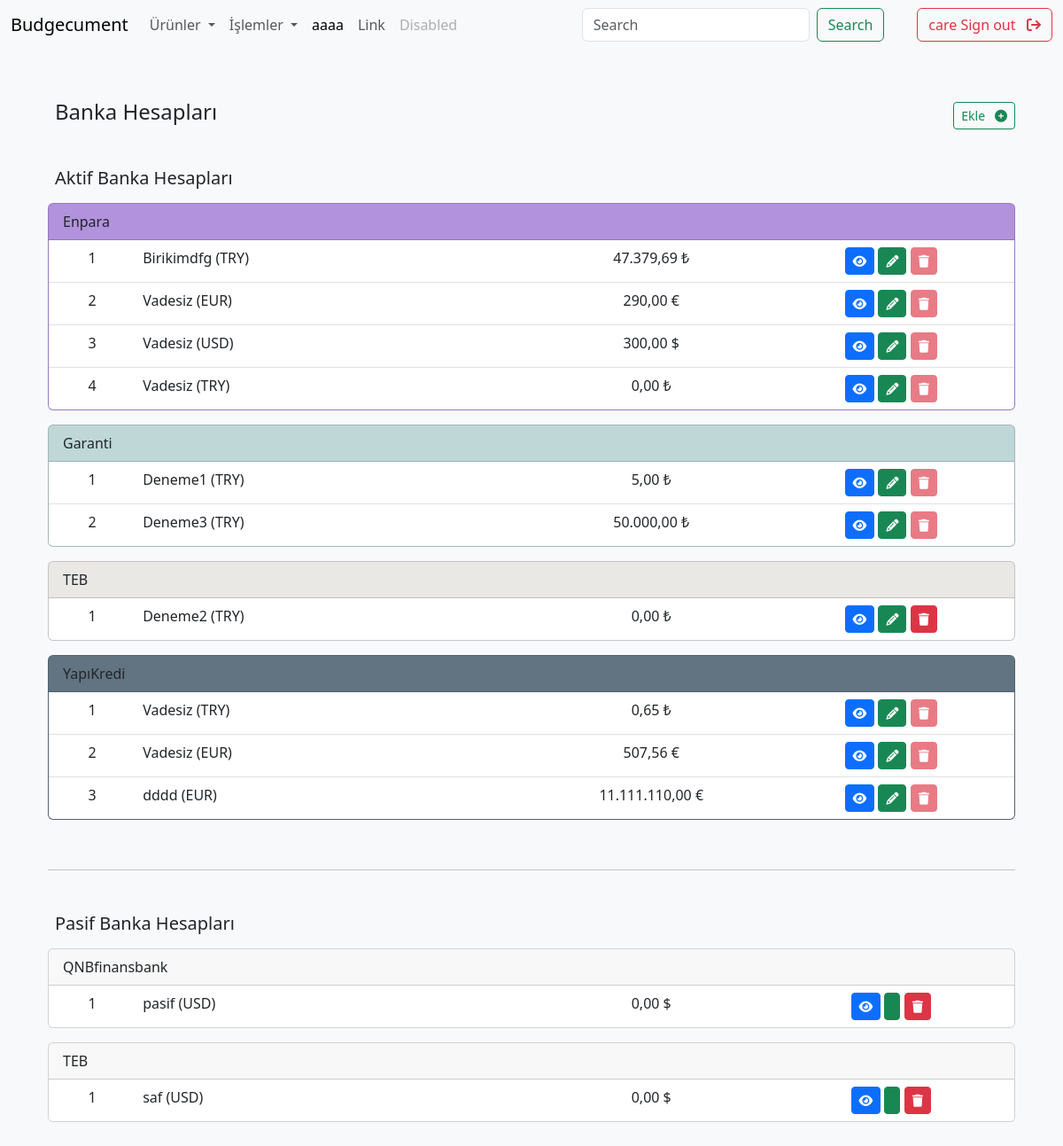
The page /bank_accounts/ (signed in) on the database its author committed.
### apps/common/models.py (models this page shows, shortened)
class BankName(models.Model):
    name = models.CharField(max_length=200)
    color = models.CharField(max_length=7, default="#efefef")
    class Meta:
        verbose_name = "Banka Adı"
        verbose_name_plural = "Banka Adları"

class Currency(models.Model):
    code = models.CharField(max_length=3, unique=True)  # ISO 4217 code
    name = models.CharField(max_length=50)
    symbol = models.CharField(max_length=10)
    class Meta:
        verbose_name = "Para Birimi"
        verbose_name_plural = "Para Birimleri"

### apps/bank_accounts/models.py (models this page shows, shortened)
class BankAccount(models.Model):
    uid = models.UUIDField(default=uuid.uuid4, editable=False, unique=True)
    name = models.CharField(max_length=100)
    bank = models.ForeignKey(BankName, on_delete=models.CASCADE)
    account_holder = models.ForeignKey(AccountHolder, on_delete=models.CASCADE)
    currency = models.ForeignKey(Currency, on_delete=models.CASCADE)
    current_balance = models.DecimalField(max_digits=10, decimal_places=2, default=0.00)
    is_active = models.BooleanField(default=True)
    class Meta:
        verbose_name = "Banka Hesabı"
        verbose_name_plural = "Banka Hesapları"
    @property
    def has_transactions(self):
        return self.transactions.exists() or self.received_transactions.exists()

### apps/bank_accounts/views.py (the view)
# urls.py: path('', views.BankAccountListView.as_view(), name='bank_account_list'),
class BankAccountListView(LoginRequiredMixin, ListView):
    model = BankAccount
    template_name = 'bank_accounts/bank_account_list.html'
    def get_queryset(self):
        account_holder = self.request.user.accountholder
        return BankAccount.objects.filter(account_holder=account_holder).order_by('bank__name')
    def get_context_data(self, **kwargs):
        context = super().get_context_data(**kwargs)
        bank_accounts = self.get_queryset()
        active_accounts = bank_accounts.filter(is_active=True)
        inactive_accounts = bank_accounts.filter(is_active=False)
        grouped_active_accounts = []
        for key, group in groupby(active_accounts, key=lambda x: x.bank):
            grouped_active_accounts.append((key, list(group)))
        grouped_inactive_accounts = []
        for key, group in groupby(inactive_accounts, key=lambda x: x.bank):
            grouped_inactive_accounts.append((key, list(group)))
        context['grouped_active_accounts'] = grouped_active_accounts
        context['grouped_inactive_accounts'] = grouped_inactive_accounts
        return context

### templates/bank_accounts/bank_account_list.html (shortened to what this page needs)
{% extends "base.html" %}
{% load crispy_forms_tags %}
{% block content %}
<div class="container">
    <div class="d-flex justify-content-between align-items-center">
        <h4 class="p-2">Banka Hesapları</h4>
        <a href="{% url 'bank_account_create' %}" class="btn btn-outline-success btn-sm">Ekle &nbsp;
        <i class="fa fa-plus-circle" aria-hidden="true"></i></a>
    </div>
    <br>
    <h5 class="p-2">Aktif Banka Hesapları</h5>
    {% if grouped_active_accounts %}
        {% for bank, accounts in grouped_active_accounts %}
            <div class="card mb-3" style="background-color: {{ bank.color }}">
                <div class="card-header">
                    {{ bank.name }}
                </div>
                <ul class="list-group list-group-flush">
                    {% for account in accounts %}
                            <li class="list-group-item">
                                <div class="row">
                                    <div class="col-sm-1 text-center">{{ forloop.counter }}</div>
                                    <div class="col-sm-5">{{ account.name }} ({{ account.currency.code }})</div>
                                    <div class="col-sm-3 text-center {% if account.current_balance < 0 %}text-danger{% endif %}">
                                        {{ account.current_balance }} {{ account.currency.symbol }}
                                    </div>
                                    <div class="col-sm-3 text-center">
                                        <a class="btn btn-primary btn-sm" href="{% url 'bank_account_detail' uid=account.uid %}">
                                            <i class="fa fa-eye" aria-hidden="true"></i>
                                        </a>
                                        <a class="btn btn-success btn-sm" href="{% url 'bank_account_edit' uid=account.uid %}">
                                            <i class="fas fa-pencil-alt" aria-hidden="true"></i>
                                        </a>
                                        <a href="#"
                                           class="btn btn-danger btn-sm {% if account.current_balance != 0 or account.has_transactions %}disabled{% endif %}"
                                           tabindex="-1"
                                           onclick="showModal('{{ account.uid }}',
                                                              'Bu banka hesabını silmek istediğinize emin misiniz?',
                                                              '{% url 'bank_account_delete' uid=account.uid %}')">
                                            <i class="fa fa-trash" aria-hidden="true"></i>
                                        </a>
                                    </div>
                                </div>
                            </li>
                    {% endfor %}
                </ul>
            </div>
        {% endfor %}
    {% else %}
        <p>Aktif banka hesabı bulunamadı.</p>
    {% endif %}
<br>
<hr>
<br>
    <h5 class="p-2">Pasif Banka Hesapları</h5>
    {% if grouped_inactive_accounts %}
        {% for bank, accounts in grouped_inactive_accounts %}
            <div class="card mb-3">
                <div class="card-header">
                    {{ bank.name }}
                </div>
                <ul class="list-group list-group-flush">
                    {% for account in accounts %}
                            <li class="list-group-item">
                                <div class="row">
                                    <div class="col-sm-1 text-center">{{ forloop.counter }}</div>
                                    <div class="col-sm-5">{{ account.name }} ({{ account.currency.code }})</div>
                                    <div class="col-sm-3 text-center {% if account.current_balance < 0 %}text-danger{% endif %}">
                                        {{ account.current_balance }} {{ account.currency.symbol }}
                                    </div>
                                    <div class="col-sm-3 text-center">
                                        <a class="btn btn-primary btn-sm" href="{% url 'bank_account_detail' uid=account.uid %}">
                                            <i class="fa fa-eye" aria-hidden="true"></i>
                                        </a>
                                        <a class="btn btn-success btn-sm" href="{% url 'bank_account_edit' uid=account.uid %}">
                                        </a>
                                        <a href="#"
                                           class="btn btn-danger btn-sm {% if account.current_balance != 0 or account.has_transactions %}disabled{% endif %}"
                                           tabindex="-1"
                                           onclick="showModal('{{ account.uid }}',
                                                              'Bu banka hesabını silmek istediğinize emin misiniz?',
                                                              '{% url 'bank_account_delete' uid=account.uid %}')">
                                            <i class="fa fa-trash" aria-hidden="true"></i>
                                        </a>
                                    </div>
                                </div>
                            </li>
                    {% endfor %}
                </ul>
            </div>
        {% endfor %}
    {% else %}
        <p>Pasif banka hesabı bulunamadı.</p>
    {% endif %}
</div>
{% endblock %}

### templates/navbar.html (shortened to what this page needs)
<nav class="navbar navbar-expand-lg bg-body-tertiary">
  <div class="container-fluid">
    <a class="navbar-brand" href="http://127.0.0.1:8000/">Budgecument</a>
    <div class="collapse navbar-collapse" id="navbarSupportedContent">
      <ul class="navbar-nav me-auto mb-2 mb-lg-0">
        {% if user.is_authenticated %}
        <li class="nav-item dropdown">
          <a class="nav-link dropdown-toggle" href="#" role="button" data-bs-toggle="dropdown" aria-expanded="false">
            Ürünler
          </a>
        </li>
        {% endif %}
        {% if user.is_authenticated %}
        <li class="nav-item dropdown">
          <a class="nav-link dropdown-toggle" href="#" role="button" data-bs-toggle="dropdown" aria-expanded="false">
            İşlemler
          </a>
        </li>
        {% endif %}
        <li class="nav-item">
          <a class="nav-link active" aria-current="page" href="#">aaaa</a>
        </li>
        <li class="nav-item">
          <a class="nav-link" href="#">Link</a>
        </li>
        <li class="nav-item">
          <a class="nav-link disabled" aria-disabled="true">Disabled</a>
        </li>
      </ul>
      <form class="d-flex" role="search">
        <input class="form-control me-2" type="search" placeholder="Search" aria-label="Search">
        <button class="btn btn-outline-success" type="submit">Search</button>
      </form>
        <ul class="navbar-nav mr-auto">
          {% if user.is_authenticated %}
          <p class="nav-link active"> </p>
              <li class="nav-item">
                <a class="btn btn-outline-danger" href="{% url 'logout' %}">{{user.username}} Sign out &nbsp;
                  <i class="fa fa-sign-out" aria-hidden="true"></i> </a>
              </li>
        </ul>
      {% endif %}
      </div>
    </div>
</nav>

### static/css/styles.css (style rules this page uses)
body { background-color: #f8f9fa; min-height: 100vh; display: flex; flex-direction: column; }

### rows shown on the page
BankName: name "Enpara"
BankAccount: name "Birikimdfg", currency.code "TRY", current_balance "47.379,69", currency.symbol "₺"
BankAccount: name "Vadesiz", currency.code "EUR", current_balance "290,00", currency.symbol "€"
BankAccount: name "Vadesiz", currency.code "USD", current_balance "300,00", currency.symbol "$"
BankAccount: name "Vadesiz", currency.code "TRY", current_balance "0,00", currency.symbol "₺"
BankName: name "Garanti"
BankAccount: name "Deneme1", currency.code "TRY", current_balance "5,00", currency.symbol "₺"
BankAccount: name "Deneme3", currency.code "TRY", current_balance "50.000,00", currency.symbol "₺"
BankName: name "TEB"
BankAccount: name "Deneme2", currency.code "TRY", current_balance "0,00", currency.symbol "₺"
BankName: name "YapıKredi"
BankAccount: name "Vadesiz", currency.code "TRY", current_balance "0,65", currency.symbol "₺"
BankAccount: name "Vadesiz", currency.code "EUR", current_balance "507,56", currency.symbol "€"
BankAccount: name "dddd", currency.code "EUR", current_balance "11.111.110,00", currency.symbol "€"
BankName: name "QNBfinansbank"
BankAccount: name "pasif", currency.code "USD", current_balance "0,00", currency.symbol "$"
BankAccount: name "saf", currency.code "USD", current_balance "0,00", currency.symbol "$"

### other values the page prints
{{ user.username }} "care"
